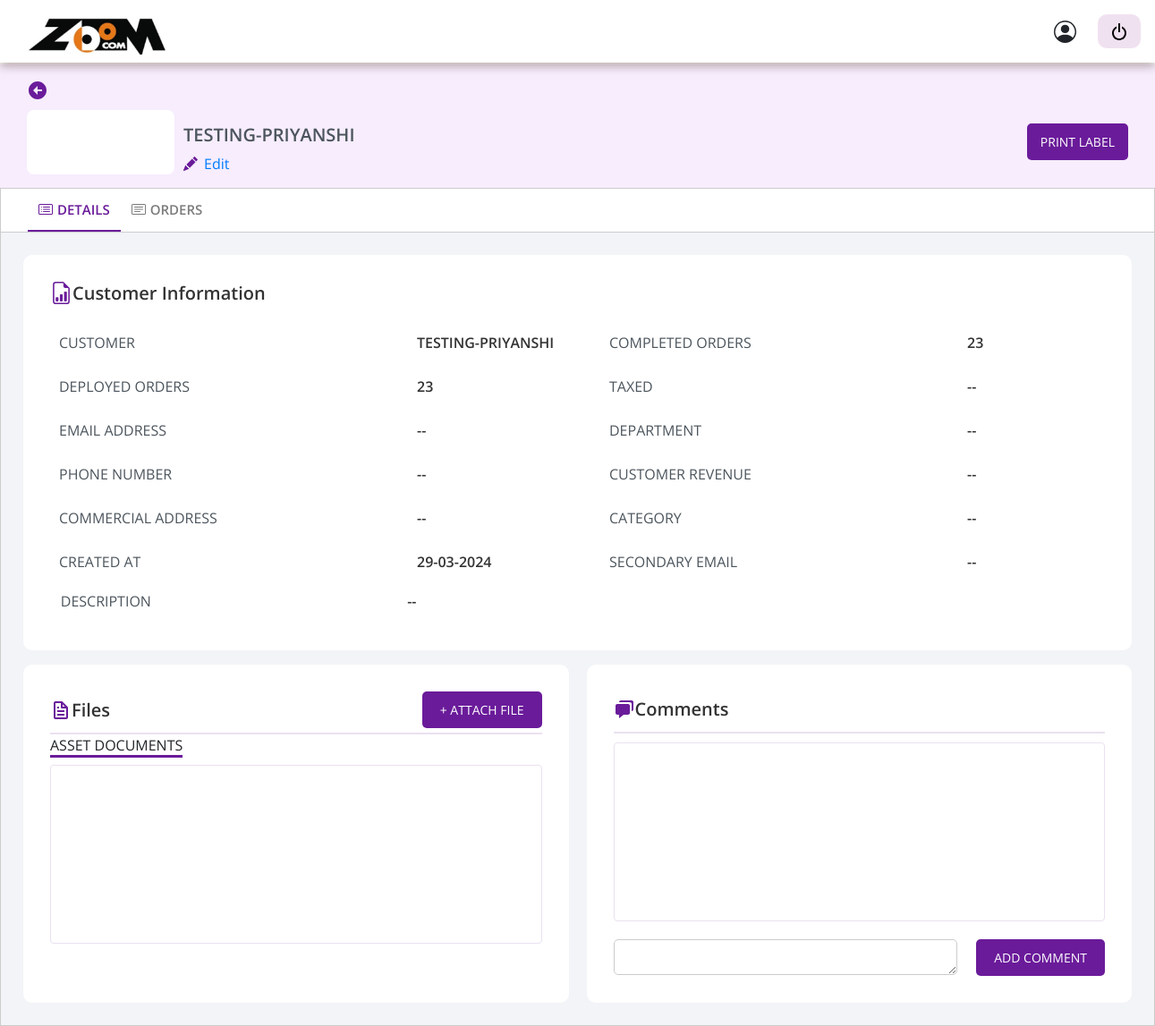
The app's page /asset_management/customer-details/2/ with its own data.
### orders/models.py (models this page shows)
class CustomerDetail(models.Model):
    customer = models.CharField(max_length=100, blank=True, null=True)
    completed_orders = models.CharField(max_length=100, blank=True, null=True)
    deployed_order = models.CharField(max_length=100, blank=True, null=True)
    taxed = models.CharField(max_length=100, blank=True, null=True)
    email_address = models.CharField(max_length=100, blank=True, null=True)
    department = models.CharField(max_length=100, blank=True, null=True)
    phone_number = models.CharField(max_length=100, blank=True, null=True)
    customer_revenue = models.CharField(max_length=100, blank=True, null=True)
    commercial_address = models.CharField(max_length=100, blank=True, null=True)
    category = models.CharField(max_length=100, blank=True, null=True)
    created_at = models.DateField(null=True, blank=True, default=None)
    secondary_email = models.CharField(max_length=100, blank=True, null=True)
    description = models.CharField(max_length=100, blank=True, null=True)

### orders/views.py (the view)
# urls.py: path('customer-details/<int:id>/', customer_details, name='customer_details'),
def customer_details (request, id):
    ctx={}
    customer_obj = CustomerDetail.objects.filter(id=id)
    customer_obj_files = CustomerAttachFile.objects.filter(customer_id=id)
    customer_obj_comment = CustomerComment.objects.filter(customer_id=id)
    customer_orders = CustomerDetail.objects.filter(id=id).values('orderdetail__id',
    'customer', 'orderdetail__price', 'orderdetail__deployment_date',
    'orderdetail__return_date', 'orderdetail__order_status', 'orderdetail__order_dispatch')
    ctx['attached_files'] = customer_obj_files
    ctx['customer_obj'] = customer_obj
    ctx['customer_orders'] = customer_orders
    ctx['comments'] = customer_obj_comment
    return render(request,'customer_details.html', ctx )

### orders/templates/customer_details.html (shortened to what this page needs)
{% load static%}
{% include 'base_dashboard.html' %}
{% block content %}
<link rel="stylesheet" href="https://cdnjs.cloudflare.com/ajax/libs/dropzone/5.9.2/min/dropzone.min.css">
<link rel="stylesheet" href="https://cdnjs.cloudflare.com/ajax/libs/font-awesome/5.15.3/css/all.min.css">
<section class="assetdetail">
    <button onclick="goToConfirmOrdersList()" style="border: none; margin-bottom: 10px; background-color: transparent;"><svg xmlns="http://www.w3.org/2000/svg" width="24" height="24" viewBox="0 0 24 24" style="fill: #6A1B9A;transform: msFilter"><path d="M12 2C6.486 2 2 6.486 2 12s4.486 10 10 10 10-4.486 10-10S17.514 2 12 2zm5 11h-5v4l-5-5 5-5v4h5v2z"></path></svg></button>
    <div class="assetheaderbuttones">
        <div class="uploadboxy">
            <form action="/upload" class="dropzone" id="imageUpload" enctype="multipart/form-data">
            </form>
            <div class="uploadsubbtn">
                {% for m in customer_obj%}
                <h1>{{m.customer}}</h1>
                <div class="editbtn">
                    <div class="editicon"><a href="/asset_management/customer-form-edit/{{m.id}}/">Edit</a></div>
                </div>
                {% endfor%}
            </div>
        </div>
        {% for m in customer_obj%}
        <div class="assebutton" style="gap: 20px; display: flex;">
            <button onclick="generate_order_pdf({{m.id}})">print label</button>
        </div>
        {% endfor %}
    </div>
</section>
 <div class="navbar-navi tab">
    <button class="tablinks active" onclick="openCity(event, 'London')">Details</button>
    <button class="tablinks" onclick="openCity(event, 'Paris')">Orders</button>
  </div>
  <div id="London" class="tabcontent">
    <section  class="assetdetail-detail " >
        {% for m in customer_obj%}
        <div class="assetdetail-containing">
            <div class="assetdetail-contain mt-0">
                <h1>Customer Information</h1>
                <div class="detialasset mt-4">
                    <div class="detialasset-name">
                        <p>Customer</p>
                        <div class="bndname">
                            <span class="bdnme">
                                {% if m.customer == none or m.customer == "" %}
                                --
                                {% else %}
                                    {{m.customer}}
                                {% endif %}
                            </span>
                        </div>
                    </div>
                    <div class="detialasset-name">
                        <p>Completed Orders</p>
                        <div class="bndname">
                            {% if m.completed_orders == none or m.completed_orders == "" %}
                            --
                            {% else %}
                                {{m.completed_orders}}
                            {% endif %}
                        </div>
                    </div>
                    <div class="detialasset-name">
                        <p>Deployed Orders</p>
                        <div class="bndname">
                            {% if m.deployed_order == none or m.deployed_order == "" %}
                            --
                            {% else %}
                                {{m.deployed_order}}
                            {% endif %}
                        </div>
                    </div>
                    <div class="detialasset-name">
                        <p>Taxed </p>
                        <div class="bndname">
                            {% if m.taxed == none or m.taxed == "" %}
                            --
                            {% else %}
                                {{m.taxed}}
                            {% endif %}
                        </div>
                    </div>
                    <div class="detialasset-name">
                        <p>Email Address </p>
                        <div class="bndname2">
                            {% if m.email_address == none or m.email_address == "" %}
                            --
                            {% else %}
                                {{m.email_address}}
                            {% endif %}
                        </div>
                    </div>
                    <div class="detialasset-name">
                        <p>Department </p>
                        <div class="bndname">
                            {% if m.department == none or m.department == "" %}
                            --
                            {% else %}
                                {{m.department}}
                            {% endif %}
                        </div>
                    </div>
                    <div class="detialasset-name">
                        <p>Phone Number </p>
                        <div class="bndname">
                            {% if m.phone_number == none or m.phone_number == "" %}
                            --
                            {% else %}
                                {{m.phone_number}}
                            {% endif %}
                         </div>
                    </div>
                    <div class="detialasset-name">
                        <p>Customer Revenue </p>
                        <div class="bndname">
                            {% if m.customer_revenue == none or m.customer_revenue == "" %}
                            --
                            {% else %}
                                {{m.customer_revenue}}
                            {% endif %}
                        </div>
                    </div>
                    <div class="detialasset-name">
                        <p>Commercial Address</p>
                        <div class="bndname">
                            {% if m.commercial_address == none or m.commercial_address == "" %}
                            --
                            {% else %}
                                {{m.commercial_address}}
                            {% endif %}
                        </div>
                    </div>
                    <div class="detialasset-name">
                        <p>Category </p>
                        <div class="bndname">
                            {% if m.category == none or m.category == "" %}
                            --
                            {% else %}
                                {{m.category}}
                            {% endif %}
                        </div>
                    </div>
                    <div class="detialasset-name">
                        <p>Created At</p>
                        <div class="bndname">
                            {% if m.created_at == none or m.created_at == "" %}
                            --
                            {% else %}
                            {{m.created_at|date:'d-m-Y'}}
                            {% endif %}
                        </div>
                    </div>
                    <div class="detialasset-name">
                        <p>Secondary Email </p>
                        <div class="bndname2">
                            {% if m.secondary_email == none or m.secondary_email == "" %}
                            --
                            {% else %}
                            {{m.secondary_email}}
                            {% endif %}
                        </div>
                    </div>
                </div>
                <div class="detialasset-name" style="width: 98%;margin: 0 auto;gap: 55px;">
                    <p style="width: 500px;">Description</p>
                    <div class="bndname" style="width: 100%;">
                        {% if m.description == none or m.description == "" %}
                        --
                        {% else %}
                        {{m.description}}
                        {% endif %}
                    </div>
                </div>
            </div>
        </div>
        {% endfor%}
        <div class="leftfile">
            <div class="assetdetail-containing mt-3">
                <div class="filebtny">
                    <h1>Files</h1>
                        {% for m in customer_obj%}
                            <button id="uploadButton" onclick="document.getElementById('attachfile').click()">+ Attach file</button>
                       {% endfor %}
                </div>
                <div class="navbar-navi">
                    <div class="navbar-second" id="navbar2" style="padding: 0; border: none;">
                        <a id="ASSET DOCUMENTS" class="active" > ASSET
                            DOCUMENTS</a>
                    </div>
                </div>
                <div class="filint" id="attachFile">
                </div>
            </div>
            <div class="assetdetail-containing mt-3">
                <div class="filebtny">
                    <h1>Comments
                    </h1>
                </div>
                <div class="filint">
                </div>
                    {% for m in customer_obj %}
                        <div class="addcmtbtn">
                            <textarea name="comment" id="commentText" cols="30" rows="10" style="height: 40px; background-color: #fff; border-radius: 5px; border: none; padding: 5px; width: 70%; border: 1px solid #CCCCCC;
                        "></textarea>
                            <button onclick="update_comment_again({{m.id}})" value="">Add comment</button>
                        </div>
                    {% endfor %}
            </div>
        </div>
    </section>
        </div>
{% endblock content %}

### static/dashboard/style.css (style rules this page uses)
* { margin: 0; padding: 0; box-sizing: border-box; font-family: 'Open Sans', sans-serif; text-decoration: none; list-style: none; }
body { font-family: 'Open Sans', sans-serif; margin: 0; padding: 0; }
section.assetdetail { margin-top: 72px; background: #F7EDFD; padding: 15px 30px; }
section.assetdetail .assetheaderbuttones { display: flex; justify-content: space-between; align-items: center; }
.assetheaderbuttones h1 { color: #4C555D; font-weight: 600; }
.assetheaderbuttones button { background: #6A1B9A; border: none; color: #fff; padding: 10px 15px; font-size: 14px; border: none; border-radius: 5px; text-transform: uppercase; }
.uploadboxy { display: flex; flex-direction: row; gap: 10px; width: 55%; }
.uploadsubbtn { display: flex; flex-direction: column; justify-content: space-between; }
.uploadsubbtn h1 { font-size: 20px; text-transform: uppercase; color: #4C555D; }
.uploadsubbtn .editbtn { display: flex; flex-direction: row; gap: 10px; }
.editicon { color: #6A1B9A; display: flex; align-items: center; gap: 7px; cursor: pointer; }
.assetdetail-detail .assetdetail-contain h1 { font-size: 20px; font-weight: 600; color: #333; display: flex; align-items: center; }
section.assetdetail-detail { background: #F2F4F7; padding: 25px; }
.detialasset-name { display: flex; width: 600px; justify-content: space-between; }
.detialasset { display: grid; grid-template-columns: auto auto; gap: 15px; padding: 10px; }
.assetdetail-detail .assetdetail-containing { width: 100%; margin: 0 auto; padding: 30px; background: #fff; border-radius: 10px; }
.assetdetail-containing .assetdetail-contain { margin-top: 50px; }
.detialasset-name p { font-style: normal; font-weight: normal !important; line-height: 18px; font-family: Open Sans; color: #4C555D !important; text-transform: uppercase; }
.detialasset-name span { text-transform: lowercase; }
span.bdnme { text-transform: uppercase; }
.detialasset-name .bndname { font-size: 1rem !important; color: #333 !important; font-style: normal; font-weight: 600 !important; line-height: 18px; font-family: Open Sans; width: 200px; text-transform: uppercase; }
.detialasset-name .bndname2 { font-size: 1rem !important; color: #333 !important; font-style: normal; font-weight: 600 !important; line-height: 18px; font-family: Open Sans; width: 200px; text-transform: lowercase; }
.leftfile { display: flex; gap: 20px; }
.assetdetail-containing .filebtny { display: flex; align-items: center; justify-content: space-between; gap: 10px; border-bottom: 2px solid #EAE1F0; padding-bottom: 5px; }
.assetdetail-containing .filebtny h1 { font-size: 20px; font-weight: 600; color: #333; display: flex; align-items: center; margin: 0; height: 40px; }
.filebtny button { background: #6A1B9A; border: none; color: #fff; padding: 10px 20px; font-size: 14px; border: none; border-radius: 5px; text-transform: uppercase; }
.filint { border: 1px solid #EAE1F0; border-radius: 4px; padding: 30px 0; margin-top: 10px; height: 200px; display: flex; align-items: center; justify-content: center; flex-direction: column; gap: 10px; max-height: 200px; overflow-y: auto; }
.addcmtbtn { display: flex; justify-content: space-between; margin-top: 20px; }
.addcmtbtn button { background: #6A1B9A; border: none; color: #fff; padding: 10px 20px; font-size: 14px; border-radius: 5px; text-transform: uppercase; }
.dropzone { background: white; border-radius: 8px; max-height: 170px !important; min-width: 165px !important; padding: 0px !important; text-align: center; border: none !important; }
.active { color: #6A1B9A; border-bottom: 3px solid #6A1B9A; }

### asset_master/templates/base_dashboard.html (style rules this page uses)
body { font-family: 'Open Sans', sans-serif; margin: 0; padding: 0; }

### orders/templates/customer_details.html (style rules this page uses)
.tab { overflow: hidden; border: 1px solid #ccc; padding: 0 30px; }
.tab button { background-color: inherit; float: left; border: none; outline: none; cursor: pointer; padding: 14px 16px; transition: 0.3s; font-size: 17px; }
.tab button.active { border-bottom:2px solid #6A1B9A; color: #6A1B9A; }
.tabcontent { display: none; border: 1px solid #ccc; border-top: none; }
#London { display: block; }
button.tablinks { float: left; padding: 12px; color: #7C7C7C; text-decoration: none; font-size: 15px; font-weight: 600; text-transform: uppercase; display: flex; align-items: center; }
button.tablinks svg { margin-right: 5px; }
.assebutton { display: flex; gap: 10px; }

### records on screen
CustomerDetail: customer "TESTING-PRIYANSHI", completed_orders "23", deployed_order "23", created_at "29-03-2024"
